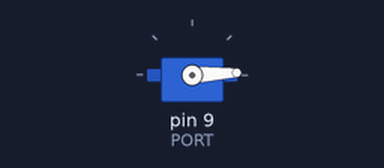
Bench run of a sketch on a simulated Arduino Uno, built with avr-gcc and run on an emulated ATmega328P. Parts: servo.

Above: at 0.05 s.
At 0.7 s:
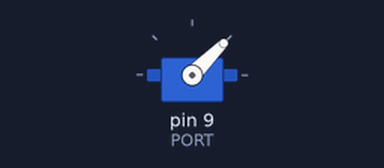
At 1.35 s:
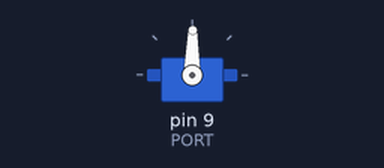
At 2.7 s:
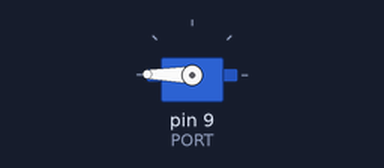
Timing chart, 0 to 6.2 s (numbered marks = the images above):
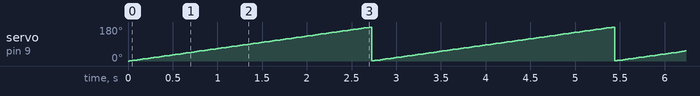

Measured:
- by itself, servo on pin 9 (PORT): ramps from 1° to 179° and jumps back, once every 2.7 s

The sketch:

servo.ino
```cpp
#include <Servo.h>

const int PORT = 9;

// Red = positive
// Brown = ground
// Orange = singal
Servo servo;
int pos = 0;

void setup() {
  // put your setup code here, to run once:
  servo.attach(PORT);
}

void loop() {
  // put your main code here, to run repeatedly:
  servo.write(pos);
  ++pos;
  if(pos >= 180) {
    pos = 0;
  }
  delay(15);
}
```
